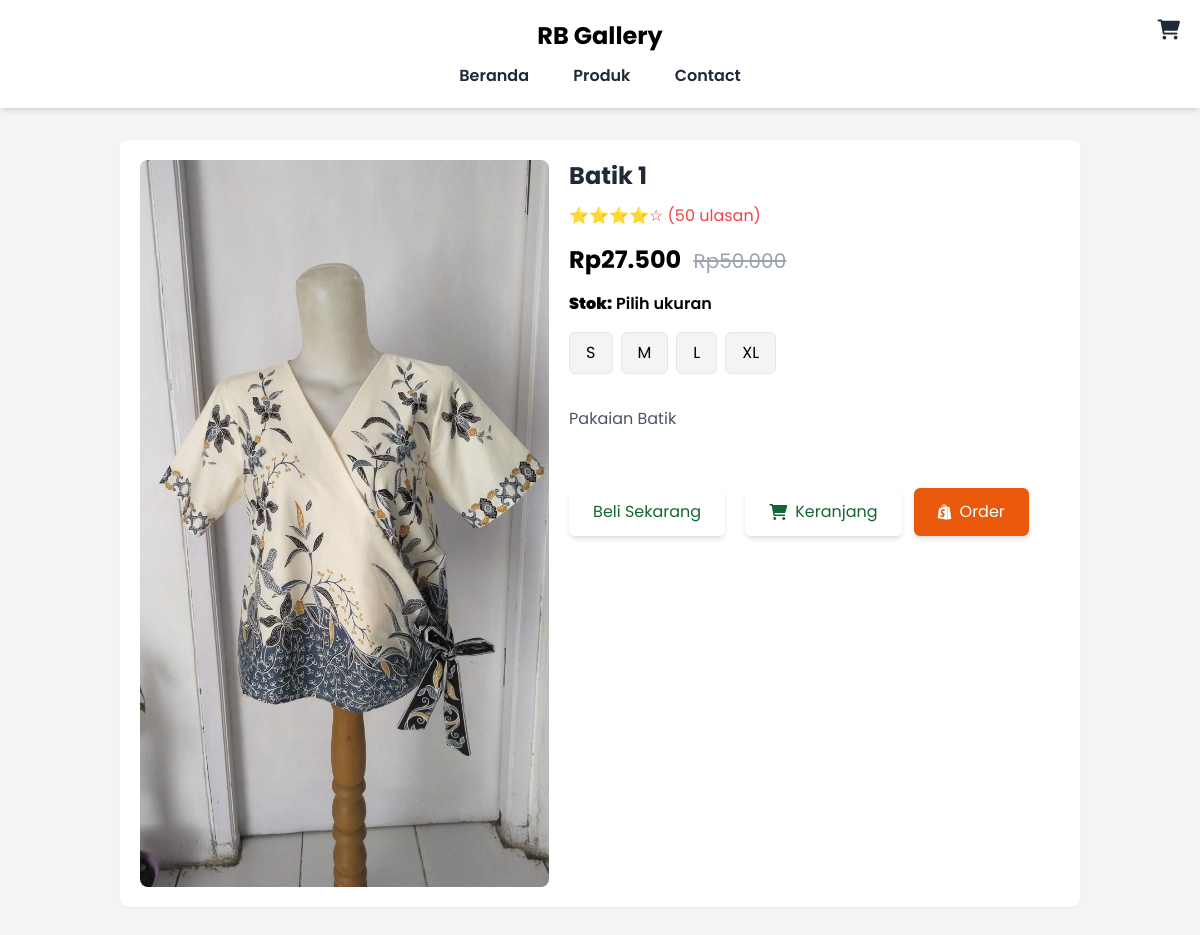
The page /products/detail.php?Id=1 on the database its author committed.
### tables this page shows
CREATE TABLE `barang` (
  `Kode` int(11) NOT NULL,
  `Nama` varchar(100) NOT NULL,
  `Ukuran_S` int(3) NOT NULL DEFAULT 6,
  `Ukuran_M` int(3) NOT NULL DEFAULT 6,
  `Ukuran_L` int(3) NOT NULL DEFAULT 6,
  `Ukuran_XL` int(3) NOT NULL DEFAULT 6,
  `Gambar` varchar(100) NOT NULL,
  `Harga` int(9) NOT NULL,
  `Deskripsi` text NOT NULL
);

### products/detail.php (the view, shortened to what this page needs)
<?php
require '../config/conn.php';
$kode = $_GET['Id'];
$produk = mysqli_fetch_assoc(mysqli_query($conn, "SELECT * FROM barang WHERE Kode = '$kode'"));
?>
<!DOCTYPE html>
<html lang="id">
<head>
    <script src="https://cdn.tailwindcss.com"></script>
    <link href="https://cdnjs.cloudflare.com/ajax/libs/font-awesome/6.0.0-beta3/css/all.min.css" rel="stylesheet">
</head>
<body class="bg-gray-100">
<header class="bg-white py-5 text-gray-800 text-center shadow-md">
    <h1 class="text-2xl font-bold"><a href="../index.html" class="text-black no-underline">RB Gallery</a></h1>
    <nav class="mt-3">
    <a href="../index.html" class="mx-5 font-semibold text-gray-800 no-underline hover:underline">Beranda</a>
    <a href="produk.php" class="mx-5 font-semibold text-gray-800 no-underline hover:underline">Produk</a>
    <a href="../user/kontak.html" class="mx-5 font-semibold text-gray-800 no-underline hover:underline">Contact</a>
    </nav>
    <div class="absolute top-5 right-5 text-xl text-gray-800 cursor-pointer flex items-center" onclick="window.location.href='cart.php'">
    <i class="fas fa-shopping-cart"></i>
    </div>
</header>
<div class="container w-4/5 mx-auto my-8 bg-white p-5 rounded-lg shadow-sm">
    <div class="product-detail flex flex-col gap-5 md:flex-row md:items-start">
    <div class="carousel w-full md:w-1/2 max-w-md">
    <div class="carousel-images">
    <img src="../img/<?= $produk['Gambar']; ?>" alt="Batik" class="w-full h-auto rounded-lg" onerror="this.src='../img/Null-Image.png'">
    </div>
    </div>
    <div class="product-info w-full md:w-3/5 flex flex-col">
    <h1 class="text-2xl font-bold text-gray-800 mb-3"><?= $produk['Nama']; ?></h1>
    <div class="product-meta mt-auto flex flex-col gap-4">
    <div class="rating text-red-500 text-base">⭐⭐⭐⭐☆ (50 ulasan)</div>
    <div class="product-prices">
    <span class="price-discount text-2xl font-bold">Rp<?= number_format($produk['Harga'] * 0.55, 0, ',', '.'); ?></span>
    <span class="price-original line-through text-gray-400 text-xl ml-2">Rp<?= number_format($produk['Harga'], 0, ',', '.'); ?></span>
    </div>
    <div id="stokValue" class="font-semibold">
    </div>
    <div id="size_options" class="flex gap-2 mb-4">
        <button class="size-button px-4 py-2 bg-gray-100 border rounded-md hover:bg-gray-300 transition-colors focus:outline-none focus:bg-gray-300"
        data-size="Ukuran_S">S</button>
        <button class="size-button px-4 py-2 bg-gray-100 border rounded-md hover:bg-gray-300 transition-colors focus:outline-none focus:bg-gray-300"
        data-size="Ukuran_M">M</button>
        <button class="size-button px-4 py-2 bg-gray-100 border rounded-md hover:bg-gray-300 transition-colors focus:outline-none focus:bg-gray-300"
        data-size="Ukuran_L">L</button>
        <button class="size-button px-4 py-2 bg-gray-100 border rounded-md hover:bg-gray-300 transition-colors focus:outline-none focus:bg-gray-300"
        data-size="Ukuran_XL">XL</button>
    </div>
    <div class="description text-gray-600 text-base leading-relaxed mb-5 overflow-y-auto max-h-48 pb-5">
    <?= $produk['Deskripsi']; ?>
    </div>
    <div class="button-group flex gap-3 flex-wrap mt-auto">
    <a href="../user/order-form.html" class="buy-button bg-white text-green-800 px-6 py-3 rounded-md shadow-md hover:bg-green-50 transition-colors flex items-center">Beli Sekarang
    </a>
    <button id="addToCart" class="cart-button bg-white text-green-800 px-6 py-3 rounded-md shadow-md hover:bg-green-50 transition-colors flex items-center ml-2">
    <i class="fas fa-shopping-cart mr-2"></i> Keranjang
    </button>
    <button class="order-button bg-orange-600 text-white px-6 py-3 rounded-md shadow-md hover:bg-orange-700 transition-colors flex items-center" onclick="window.location.href='https://id.shp.ee/FgCWeAT';">
    <i class="fab fa-shopify mr-2"></i> Order
    </button>
    </div>
    </div>
    </div>
    </div>
</div>
</body>
</html>

### products/detail.php (style rules this page uses)
body { font-family: 'Poppins', sans-serif; }

### rows shown on the page
barang: Gambar (picture), Nama "Batik 1", $produk['Harga']*0.55 "27.500", Harga "50.000", Deskripsi "Pakaian Batik"
